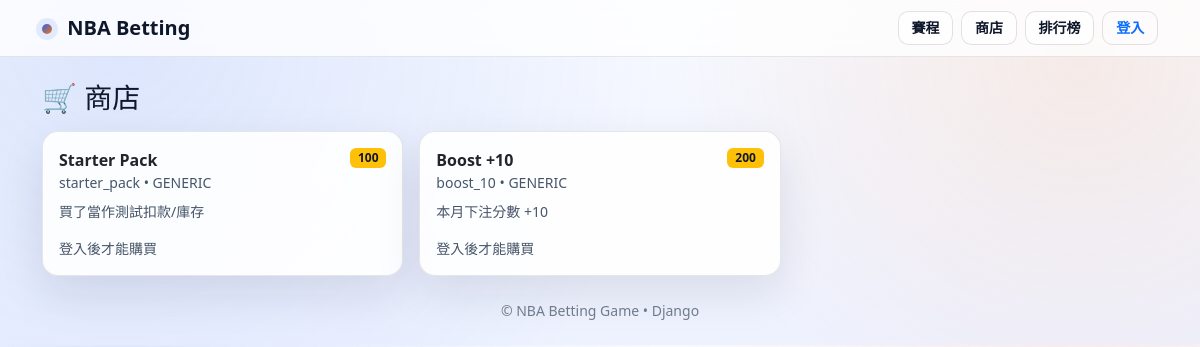
Page /shop/ on the earlier database version.
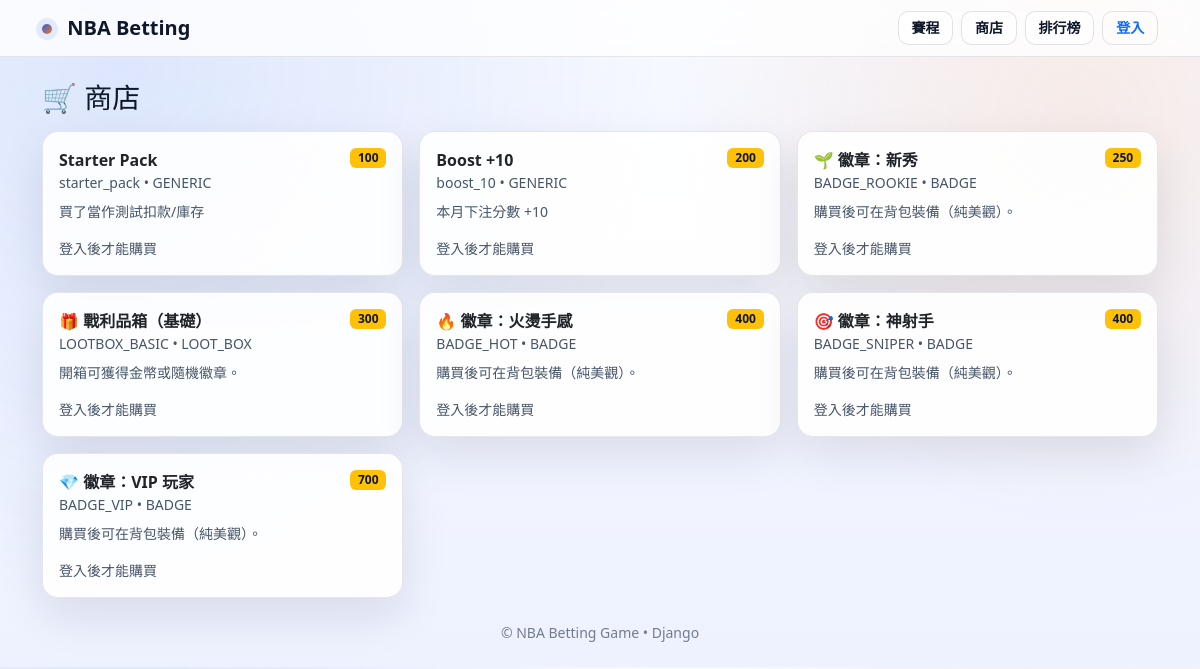
Same page on the later database version.
### shop/models.py (models this page shows, shortened)
class ShopItem(models.Model):
    KIND_CHOICES = [
        ("LOOT_BOX", "Loot Box"),
        ("BADGE", "Badge"),
        ("GENERIC", "Generic"),
    ]
    code = models.CharField(max_length=40, unique=True)
    name = models.CharField(max_length=80)
    description = models.TextField(blank=True)
    price = models.IntegerField(default=100)
    active = models.BooleanField(default=True)
    kind = models.CharField(max_length=20, choices=KIND_CHOICES, default="GENERIC")
    payload = models.JSONField(default=dict, blank=True)  # ex: {"badge_code":"VIP"} or {"min_coins":100,"max_coins":400,"badge_chance":0.35}
    image_url = models.URLField(blank=True)

### shop/views.py (the view)
# urls.py: path("", views.shop_list, name="list"),
def shop_list(request):
    items = ShopItem.objects.filter(active=True).order_by("price", "code")
    return render(request, "shop/list.html", {"items": items})

### templates/shop/list.html (shortened to what this page needs)
{% extends "base.html" %}
{% block content %}
<div class="d-flex align-items-center justify-content-between flex-wrap gap-2 mb-3">
  <h3 class="mb-0">🛒 商店</h3>
</div>
<div class="row g-3">
  {% for it in items %}
    <div class="col-12 col-md-6 col-lg-4">
      <div class="card p-3 h-100">
        <div class="d-flex align-items-start justify-content-between gap-2">
          <div>
            <div class="fw-bold">{{ it.name }}</div>
            <div class="text-muted small">{{ it.code }} • {{ it.kind }}</div>
          </div>
          <span class="badge bg-warning text-dark">{{ it.price }}</span>
        </div>
        {% if it.description %}
          <div class="text-muted small mt-2">{{ it.description }}</div>
        {% endif %}
        {% if user.is_authenticated %}
          <form class="mt-3" method="post" action="{% url 'shop:buy' it.id %}">
            {% csrf_token %}
            <button class="btn btn-accent btn-sm w-100">購買</button>
          </form>
        {% else %}
          <div class="mt-3 text-muted small">登入後才能購買</div>
        {% endif %}
      </div>
    </div>
  {% empty %}
    <div class="text-muted">商店目前沒有商品</div>
  {% endfor %}
</div>
{% endblock %}

Differences in the rows shown:
added ShopItem: name "🌱 徽章：新秀", code "BADGE_ROOKIE", kind "BADGE", price "250", description "購買後可在背包裝備（純美觀）。"
added ShopItem: name "🎁 戰利品箱（基礎）", code "LOOTBOX_BASIC", kind "LOOT_BOX", price "300", description "開箱可獲得金幣或隨機徽章。"
added ShopItem: name "🔥 徽章：火燙手感", code "BADGE_HOT", kind "BADGE", price "400", description "購買後可在背包裝備（純美觀）。"
added ShopItem: name "🎯 徽章：神射手", code "BADGE_SNIPER", kind "BADGE", price "400", description "購買後可在背包裝備（純美觀）。"
added ShopItem: name "💎 徽章：VIP 玩家", code "BADGE_VIP", kind "BADGE", price "700", description "購買後可在背包裝備（純美觀）。"
